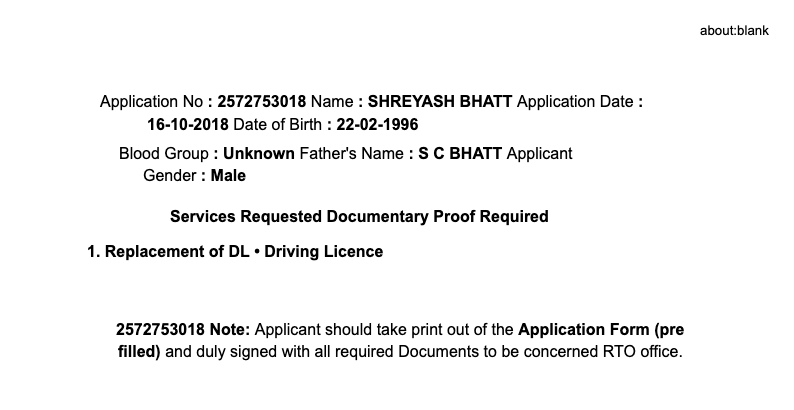
#> input picture dl.png, 794 x 410 px; its folder holds only this picture in this run
$ python OCR.py --image dl.png
#> lines starting #> are read from the running program, lines starting #| are printed output that depends on the picture; after the words box and inside, x2 and y2 are one past the last pixel; in counts of white or black regions, pixels touching at a corner belong together
### contour.py
import cv2
import imutils
import four_point_transform as fp
def contour_detect(edged, image):
    orig = image.copy()
    ratio = image.shape[0] / 500.0
    # show the original image and the edge detected image
    print("STEP 1: Edge Detection")
    # find the contours in the edged image, keeping only the
    # largest ones, and initialize the screen contour
    cnts = cv2.findContours(edged.copy(), cv2.RETR_LIST, cv2.CHAIN_APPROX_SIMPLE)
    cnts = imutils.grab_contours(cnts)
    cnts = sorted(cnts, key = cv2.contourArea, reverse = True)[:5]
    screenCnt = None
    # loop over the contours
    for c in cnts:
        # approximate the contour
        peri = cv2.arcLength(c, True)
        approx = cv2.approxPolyDP(c, 0.02 * peri, True)

        # if our approximated contour has four points, then we
        # can assume that we have found our screen
        if len(approx) == 4:
            screenCnt = approx
            break
    if screenCnt is not None:
        # show the contour (outline) of the piece of paper
        print("STEP 2: Find contours of paper")
        cv2.drawContours(image, [screenCnt], -1, (0, 255, 0), 2)
        # apply the four point transform to obtain a top-down
        # view of the original image
        orig = fp.four_point_transform(orig, screenCnt.reshape(4, 2) * ratio)
    return orig

### OCR.py
# import the necessary packages
from skimage.filters import threshold_local
import numpy as np
import os
import pytesseract
import argparse
import cv2
import imutils
from PIL import Image
import contour as ct

# construct the argument parser and parse the arguments
ap = argparse.ArgumentParser()
ap.add_argument("-i", "--image", required = True,
	help = "Path to the image to be scanned")
args = vars(ap.parse_args())
# load the image and compute the ratio of the old height
# to the new height, clone it, and resize it
image = cv2.imread(args["image"])
#> image is the input picture: shape (410, 794, 3); min 0, max 255, mean 243.7
image = imutils.resize(image, height = 500)
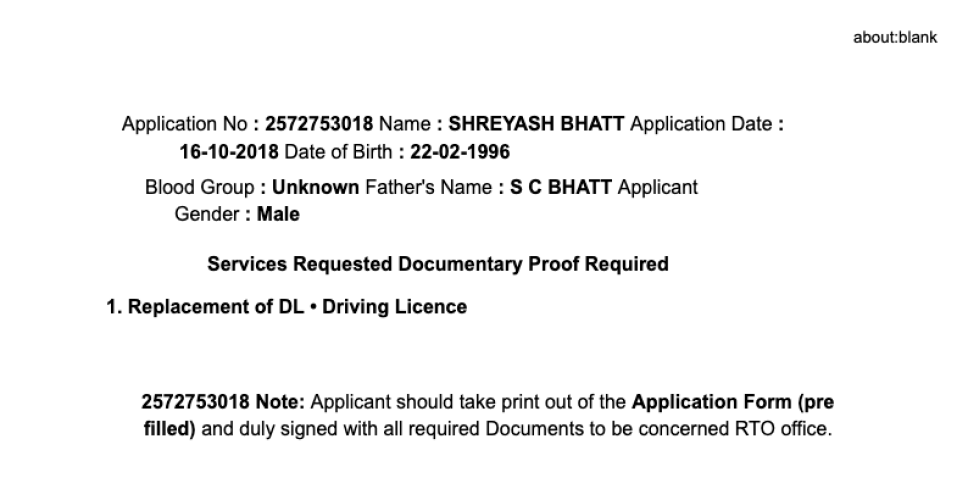
#> image: shape (500, 968, 3); min 0, max 255, mean 243.6

# convert the image to grayscale, blur it, and find edges
# in the image
gray = cv2.cvtColor(image, cv2.COLOR_BGR2GRAY)
gray = cv2.GaussianBlur(gray, (5, 5), 0)
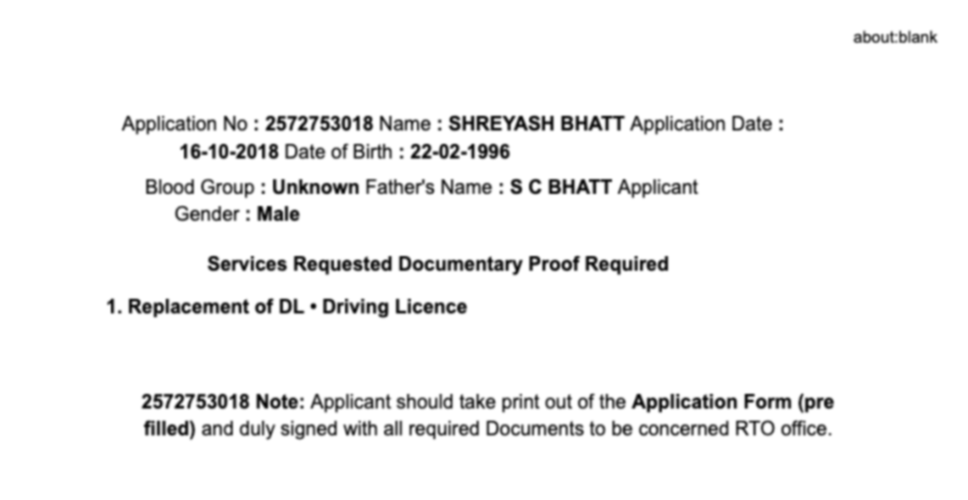
#> gray: shape (500, 968); min 8, max 255, mean 243.6
edged = cv2.Canny(gray, 75, 200, L2gradient = True)
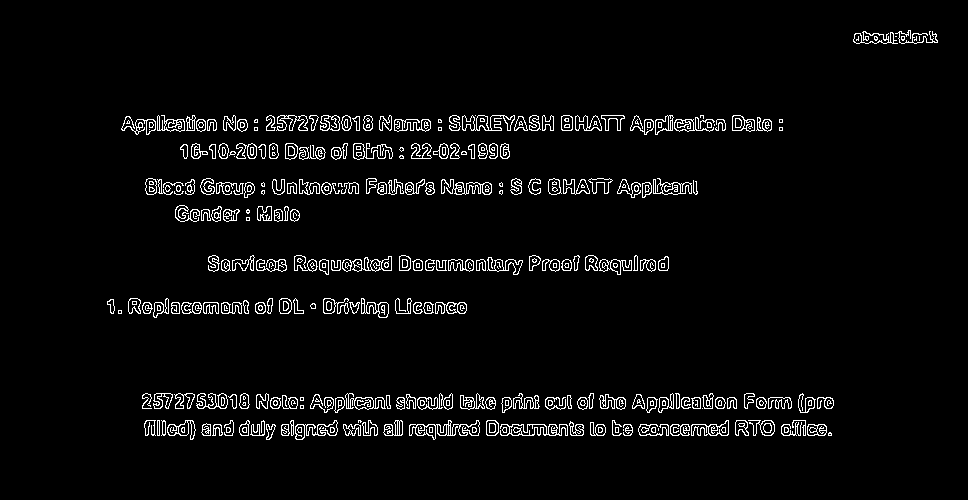
#> edged: shape (500, 968); 3.9% white in thin lines or dots, all inside (x1, y1, x2, y2) = (107, 30, 938, 440)

orig = ct.contour_detect(edged, image)
#> in contour_detect, `cnts = cv2.findContours(edged.copy(), cv2.RETR_LIST, cv2.CHAIN_APPROX_..`: cnts = 799 contours, 335 with area under 20; largest, box (x1, y1, x2, y2) and area: (409, 420, 480, 440) 592, (500, 424, 568, 436) 471, (342, 256, 392, 272) 434, (462, 115, 515, 131) 348, (691, 420, 729, 436) 340
#> in contour_detect, `cnts = sorted(cnts, key = cv2.contourArea, reverse = True)[:5]`: cnts = 5 contours; box (x1, y1, x2, y2) and area: (409, 420, 480, 440) 592, (500, 424, 568, 436) 471, (342, 256, 392, 272) 434, (462, 115, 515, 131) 348, (691, 420, 729, 436) 340
#> the loop in contour_detect, `for c in cnts:` made 5 passes
#> peri on passes 1 to 5: 318.8, 282.4, 199, 334.4, 135.6

# convert the warped image to grayscale, then threshold it
# to give it that 'black and white' paper effect
warped = cv2.cvtColor(orig, cv2.COLOR_BGR2GRAY)
T = threshold_local(warped, 11, offset = 10, method = "gaussian")
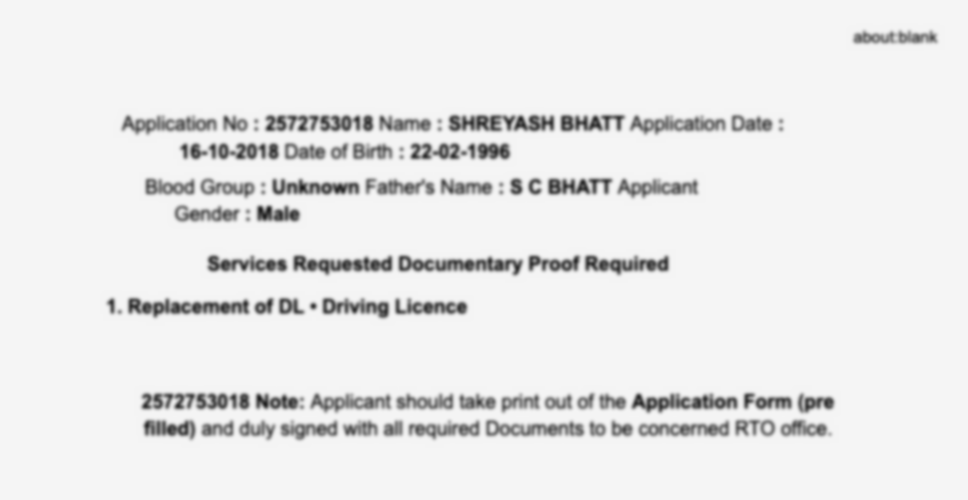
#> T: shape (500, 968) float64; min 30.09, max 245, mean 233.6
warped = (warped > T).astype("uint8") * 255
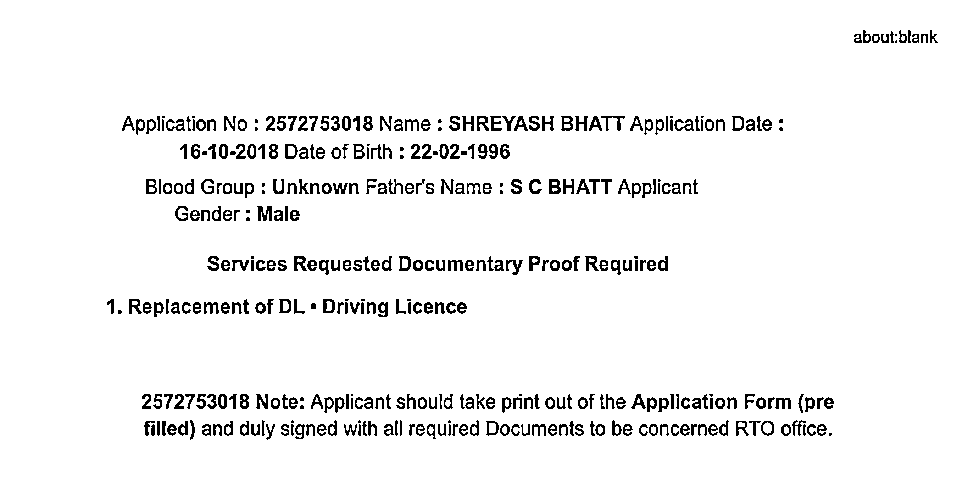
#> warped: shape (500, 968); 95.3% white; black in thin lines or dots, all inside (x1, y1, x2, y2) = (107, 30, 938, 440)

# show the original and scanned images
print("STEP 3: Apply perspective transform")
# write the grayscale image to disk as a temporary file so we can
# apply OCR to it
filename = "{}.png".format(os.getpid())
cv2.imshow("Scanned", warped)
cv2.imwrite(filename, warped)

# load the image as a PIL/Pillow image, apply OCR, and then delete
# the temporary file
#> (the run stopped early here; a loop or call above may not have finished)

$ run again, on example_03.png
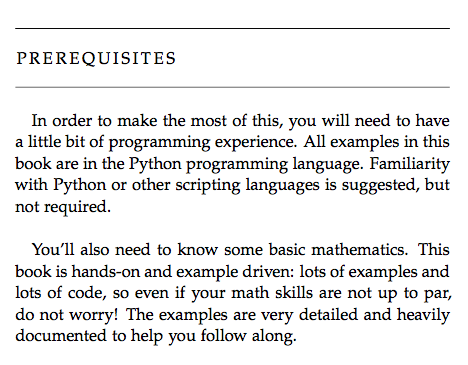
#> input picture example_03.png, 468 x 365 px
#> image is the input picture: shape (365, 468, 3); mean B, G, R 234.3, 234.1, 234.2
#> image: shape (500, 641, 3)
#> `edged = cv2.Canny(gray, 75, 200, L2gradient = True)`:
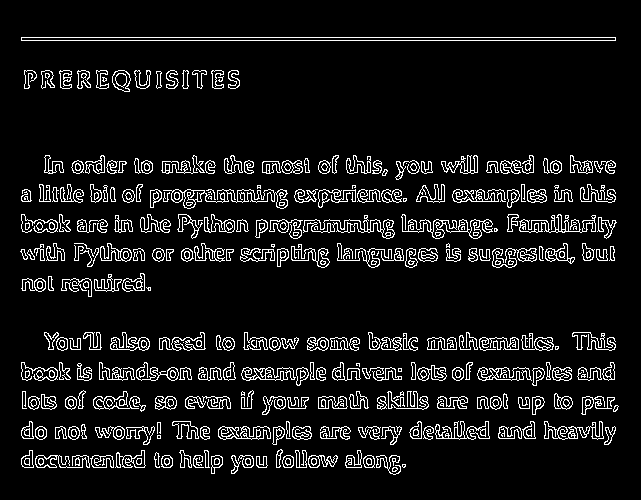
#> edged: shape (500, 641); 8.5% white in thin lines or dots, all inside (x1, y1, x2, y2) = (20, 37, 619, 475)
#> in contour_detect, `cnts = cv2.findContours(edged.copy(), cv2.RETR_LIST, cv2.CHAIN_APPROX_..`: cnts = 873 contours, 258 with area under 20; largest, box (x1, y1, x2, y2) and area: (21, 37, 616, 41) 1782, (21, 37, 616, 41) 1780, (163, 189, 288, 209) 734, (303, 215, 395, 239) 666, (519, 214, 596, 233) 494
#> in contour_detect, `cnts = sorted(cnts, key = cv2.contourArea, reverse = True)[:5]`: cnts = 5 contours; box (x1, y1, x2, y2) and area: (21, 37, 616, 41) 1782, (21, 37, 616, 41) 1780, (163, 189, 288, 209) 734, (303, 215, 395, 239) 666, (519, 214, 596, 233) 494
#> the loop in contour_detect, `for c in cnts:` made 5 passes
#> peri on passes 3 to 5: 681.1, 498.8, 469.4
#> `warped = (warped > T).astype("uint8") * 255`:
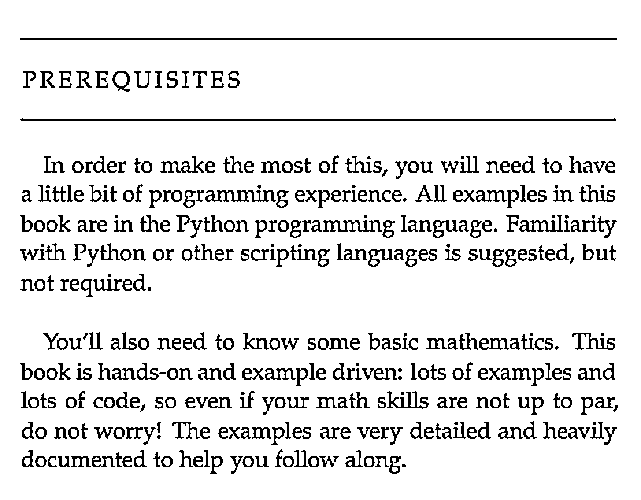
#> warped: shape (500, 641); 90.4% white; black in thin lines or dots, all inside (x1, y1, x2, y2) = (20, 38, 618, 474)

$ run again, on marksheet.png
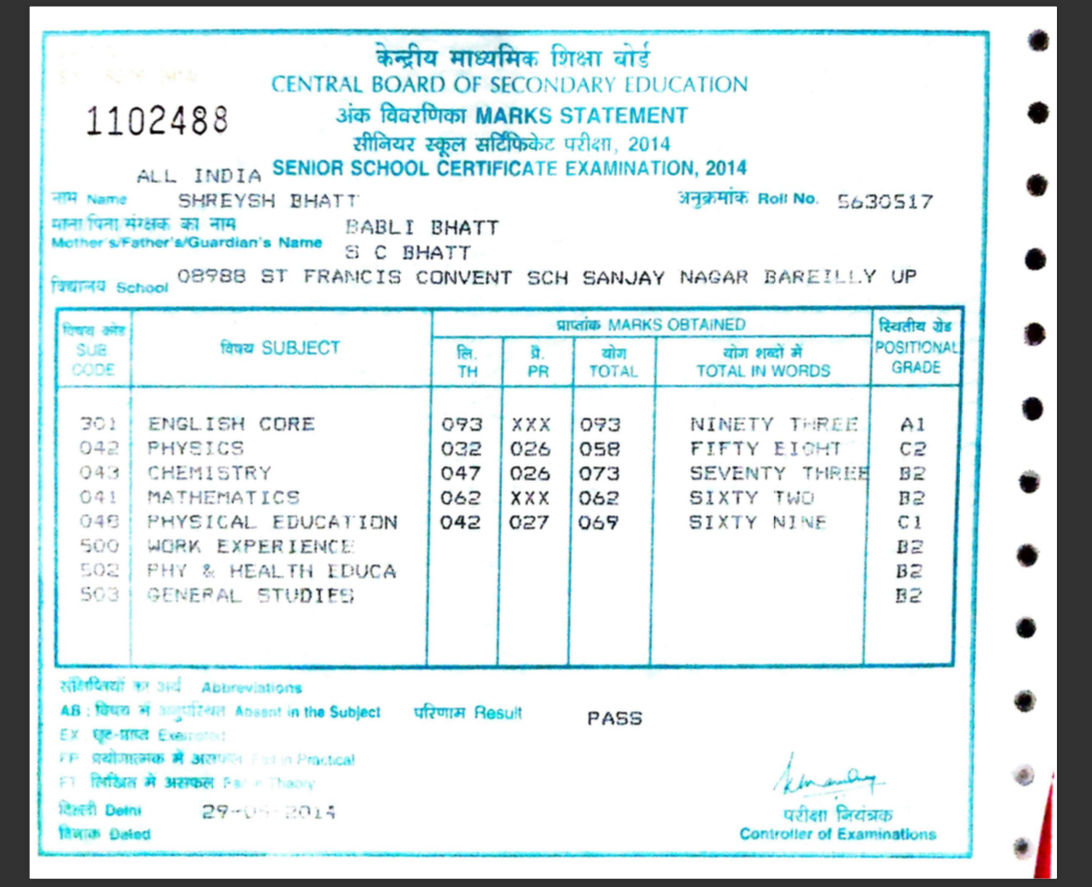
#> input picture marksheet.png, 1092 x 887 px
#> image is the input picture: shape (887, 1092, 3); mean B, G, R 230.8, 229.4, 219
#> `edged = cv2.Canny(gray, 75, 200, L2gradient = True)`:
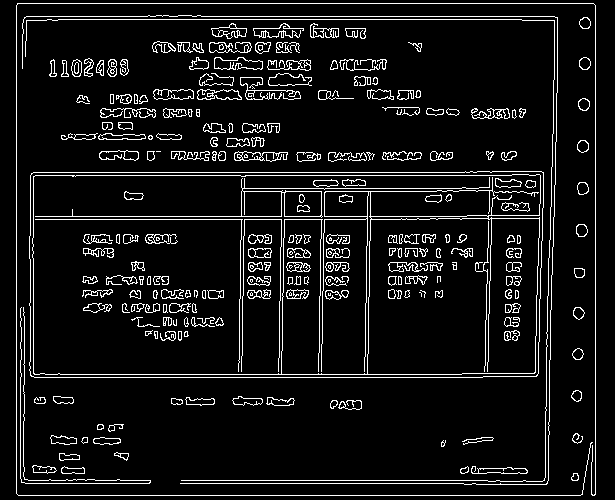
#> edged: shape (500, 615); 8% white in thin lines or dots
#> in contour_detect, `cnts = cv2.findContours(edged.copy(), cv2.RETR_LIST, cv2.CHAIN_APPROX_..`: cnts = 527 contours, 174 with area under 20; largest, box (x1, y1, x2, y2) and area: (29, 171, 544, 378) 104668, (29, 171, 544, 378) 104664, (32, 174, 541, 375) 100154, (32, 174, 541, 375) 72627, (367, 218, 540, 375) 26093
#> in contour_detect, `cnts = sorted(cnts, key = cv2.contourArea, reverse = True)[:5]`: cnts = 5 contours; box (x1, y1, x2, y2) and area: (29, 171, 544, 378) 104668, (29, 171, 544, 378) 104664, (32, 174, 541, 375) 100154, (32, 174, 541, 375) 72627, (367, 218, 540, 375) 26093
#> the loop in contour_detect, `for c in cnts:` made 1 pass
#> (peri, screenCnt) on pass 1: (1435.6, [[543, 172], [33, 172], [30, 375], [536, 376]])
#> s = [715, 205, 405, 912]
#> diff = [-371, 139, 345, -160]
#> rect = [[33, 172], [543, 172], [536, 376], [30, 375]]
#> tl = [33, 172]; tr = [543, 172]; br = [536, 376]; bl = [30, 375]
#> widthA = 506
#> widthB = 510
#> heightA = 204.1
#> heightB = 203
#> maxHeight = 204
#> dst = [[0, 0], [509, 0], [509, 203], [0, 203]]
#> M = [[0.997, 0.0147, -35.43], [-5.23e-17, 0.986, -169.6], [9.67e-06, -3.79e-05, 1]]
#> `warped = (warped > T).astype("uint8") * 255`:
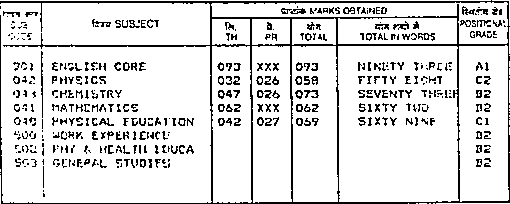
#> warped: shape (204, 510); 87% white; black in thin lines or dots
